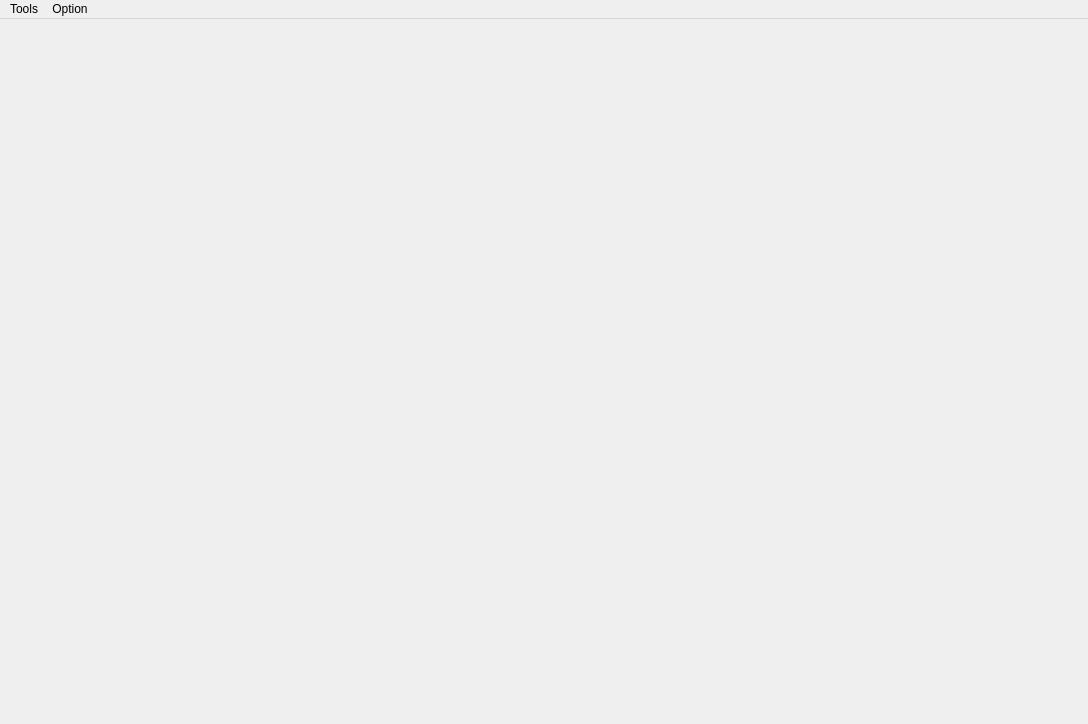
<?xml version="1.0" encoding="UTF-8"?>
<ui version="4.0">
 <class>ICEHelper</class>
 <widget class="QMainWindow" name="ICEHelper">
  <property name="geometry">
   <rect>
    <x>0</x>
    <y>0</y>
    <width>1088</width>
    <height>724</height>
   </rect>
  </property>
  <property name="minimumSize">
   <size>
    <width>1080</width>
    <height>700</height>
   </size>
  </property>
  <property name="windowTitle">
   <string>ICE Helper</string>
  </property>
  <widget class="QWidget" name="centralwidget">
   <layout class="QGridLayout" name="gridLayout">
    <item row="0" column="0">
     <widget class="QStackedWidget" name="stackedWidget">
      <widget class="QWidget" name="page"/>
      <widget class="QWidget" name="page_2"/>
     </widget>
    </item>
   </layout>
  </widget>
  <widget class="QMenuBar" name="menuBar">
   <property name="geometry">
    <rect>
     <x>0</x>
     <y>0</y>
     <width>1088</width>
     <height>26</height>
    </rect>
   </property>
   <widget class="QMenu" name="menuTools">
    <property name="title">
     <string>Tools</string>
    </property>
    <addaction name="actionBMI"/>
   </widget>
   <widget class="QMenu" name="menuOption">
    <property name="title">
     <string>Option</string>
    </property>
    <addaction name="actionExcelColFilter"/>
   </widget>
   <addaction name="menuTools"/>
   <addaction name="menuOption"/>
  </widget>
  <action name="actionopen">
   <property name="text">
    <string>open</string>
   </property>
  </action>
  <action name="actionBMI">
   <property name="text">
    <string>BMI</string>
   </property>
  </action>
  <action name="actionExcelColFilter">
   <property name="text">
    <string>ExcelColFilter</string>
   </property>
  </action>
 </widget>
 <resources/>
 <connections/>
</ui>
